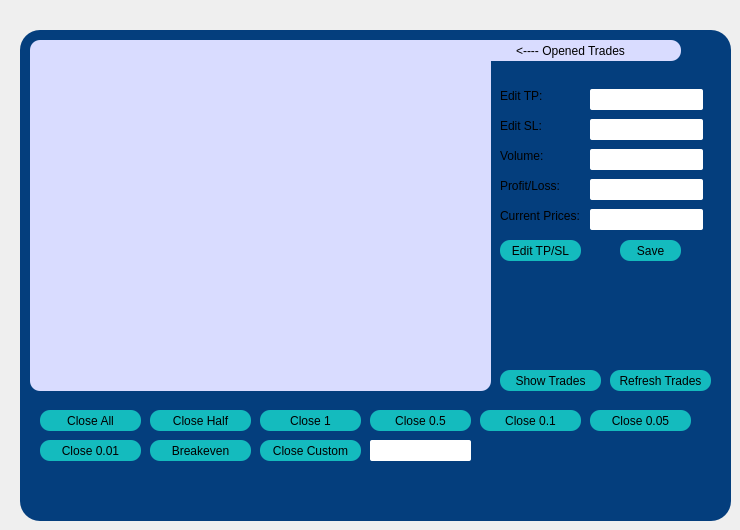
    <widget class="QWidget" name="magickeys">
     <property name="styleSheet">
      <string notr="true">#magickeys{
background-color:rgb(217, 220, 255);
border-radius:10px;
}</string>
     </property>
     <widget class="QWidget" name="magicwidget" native="true">
      <property name="geometry">
       <rect>
        <x>20</x>
        <y>30</y>
        <width>711</width>
        <height>491</height>
       </rect>
      </property>
      <property name="styleSheet">
       <string notr="true">#magicwidget{
background-color:#043e7D;
border-radius:20px;
padding:20px;
border:10px,solid, '#aafffa';
font: 10pt &quot;MV Boli&quot;;
border:2px solid '#14bbbe';}
</string>
      </property>
      <widget class="QPushButton" name="pushButton_14">
       <property name="geometry">
        <rect>
         <x>440</x>
         <y>10</y>
         <width>221</width>
         <height>21</height>
        </rect>
       </property>
       <property name="styleSheet">
        <string notr="true">*{
border-radius: 10px;
	font: 75 12pt &quot;MS Shell Dlg 2&quot;;
background-color:rgb(217, 220, 255);
} 
</string>
       </property>
       <property name="text">
        <string>&lt;---- Opened Trades</string>
       </property>
      </widget>
      <widget class="QLabel" name="label_25">
       <property name="geometry">
        <rect>
         <x>480</x>
         <y>56</y>
         <width>71</width>
         <height>20</height>
        </rect>
       </property>
       <property name="cursor">
        <cursorShape>PointingHandCursor</cursorShape>
       </property>
       <property name="styleSheet">
        <string notr="true">	font: 75 10pt &quot;MS Shell Dlg 2&quot;;
color:'#14bbbe';
</string>
       </property>
       <property name="text">
        <string>Edit TP:</string>
       </property>
      </widget>
      <widget class="QLineEdit" name="tpentry">
       <property name="geometry">
        <rect>
         <x>570</x>
         <y>59</y>
         <width>113</width>
         <height>21</height>
        </rect>
       </property>
       <property name="cursor">
        <cursorShape>PointingHandCursor</cursorShape>
       </property>
       <property name="styleSheet">
        <string notr="true">border-radius:2px;</string>
       </property>
       <property name="text">
        <string/>
       </property>
      </widget>
      <widget class="QLineEdit" name="slentry">
       <property name="geometry">
        <rect>
         <x>570</x>
         <y>89</y>
         <width>113</width>
         <height>21</height>
        </rect>
       </property>
       <property name="cursor">
        <cursorShape>PointingHandCursor</cursorShape>
       </property>
       <property name="styleSheet">
        <string notr="true">border-radius:2px;</string>
       </property>
       <property name="text">
        <string/>
       </property>
      </widget>
      <widget class="QLabel" name="label_26">
       <property name="geometry">
        <rect>
         <x>480</x>
         <y>86</y>
         <width>71</width>
         <height>20</height>
        </rect>
       </property>
       <property name="cursor">
        <cursorShape>PointingHandCursor</cursorShape>
       </property>
       <property name="styleSheet">
        <string notr="true">	font: 75 10pt &quot;MS Shell Dlg 2&quot;;
color:'#14bbbe';
</string>
       </property>
       <property name="text">
        <string>Edit SL:</string>
       </property>
      </widget>
      <widget class="QListWidget" name="tradeslist">
       <property name="geometry">
        <rect>
         <x>10</x>
         <y>10</y>
         <width>461</width>
         <height>351</height>
        </rect>
       </property>
       <property name="cursor" stdset="0">
        <cursorShape>PointingHandCursor</cursorShape>
       </property>
       <property name="styleSheet">
        <string notr="true">#tradeslist{
background-color:rgb(217, 220, 255);
border-radius:10px;
padding:10px;
}</string>
       </property>
       <property name="selectionMode">
        <enum>QAbstractItemView::ExtendedSelection</enum>
       </property>
       <property name="sortingEnabled">
        <bool>false</bool>
       </property>
      </widget>
      <widget class="QLineEdit" name="profitentry">
       <property name="geometry">
        <rect>
         <x>570</x>
         <y>149</y>
         <width>113</width>
         <height>21</height>
        </rect>
       </property>
       <property name="cursor">
        <cursorShape>PointingHandCursor</cursorShape>
       </property>
       <property name="styleSheet">
        <string notr="true">border-radius:2px;</string>
       </property>
       <property name="text">
        <string/>
       </property>
      </widget>
      <widget class="QLabel" name="label_27">
       <property name="geometry">
        <rect>
         <x>480</x>
         <y>146</y>
         <width>71</width>
         <height>20</height>
        </rect>
       </property>
       <property name="cursor">
        <cursorShape>PointingHandCursor</cursorShape>
       </property>
       <property name="styleSheet">
        <string notr="true">	font: 75 10pt &quot;MS Shell Dlg 2&quot;;
color:'#14bbbe';
</string>
       </property>
       <property name="text">
        <string>Profit/Loss:</string>
       </property>
      </widget>
      <widget class="QLabel" name="label_28">
       <property name="geometry">
        <rect>
         <x>480</x>
         <y>116</y>
         <width>71</width>
         <height>20</height>
        </rect>
       </property>
       <property name="cursor">
        <cursorShape>PointingHandCursor</cursorShape>
       </property>
       <property name="styleSheet">
        <string notr="true">	font: 75 10pt &quot;MS Shell Dlg 2&quot;;
color:'#14bbbe';
</string>
       </property>
       <property name="text">
        <string>Volume:</string>
       </property>
      </widget>
      <widget class="QLineEdit" name="volentry">
       <property name="geometry">
        <rect>
         <x>570</x>
         <y>119</y>
         <width>113</width>
         <height>21</height>
        </rect>
       </property>
       <property name="cursor">
        <cursorShape>PointingHandCursor</cursorShape>
       </property>
       <property name="styleSheet">
        <string notr="true">border-radius:2px;</string>
       </property>
       <property name="text">
        <string/>
       </property>
      </widget>
      <widget class="QLineEdit" name="curentry">
       <property name="geometry">
        <rect>
         <x>570</x>
         <y>179</y>
         <width>113</width>
         <height>21</height>
        </rect>
       </property>
       <property name="cursor">
        <cursorShape>PointingHandCursor</cursorShape>
       </property>
       <property name="styleSheet">
        <string notr="true">border-radius:2px;</string>
       </property>
       <property name="text">
        <string/>
       </property>
      </widget>
      <widget class="QLabel" name="label_29">
       <property name="geometry">
        <rect>
         <x>480</x>
         <y>176</y>
         <width>91</width>
         <height>20</height>
        </rect>
       </property>
       <property name="cursor">
        <cursorShape>PointingHandCursor</cursorShape>
       </property>
       <property name="styleSheet">
        <string notr="true">	font: 75 10pt &quot;MS Shell Dlg 2&quot;;
color:'#14bbbe';
</string>
       </property>
       <property name="text">
        <string>Current Prices:</string>
       </property>
      </widget>
      <widget class="QPushButton" name="closeAll">
       <property name="geometry">
        <rect>
         <x>20</x>
         <y>380</y>
         <width>101</width>
         <height>21</height>
        </rect>
       </property>
       <property name="cursor">
        <cursorShape>PointingHandCursor</cursorShape>
       </property>
       <property name="styleSheet">
        <string notr="true">
*{
border-radius: 10px;
background-color:#14bbbe;
	font: 75 10pt &quot;MS Shell Dlg 2&quot;;
} 
*:hover{
                        background: '#aafffa';
                    }</string>
       </property>
       <property name="text">
        <string>Close All</string>
       </property>
      </widget>
      <widget class="QPushButton" name="closeHalf">
       <property name="geometry">
        <rect>
         <x>130</x>
         <y>380</y>
         <width>101</width>
         <height>21</height>
        </rect>
       </property>
       <property name="cursor">
        <cursorShape>PointingHandCursor</cursorShape>
       </property>
       <property name="styleSheet">
        <string notr="true">
*{
border-radius: 10px;
background-color:#14bbbe;
	font: 75 10pt &quot;MS Shell Dlg 2&quot;;
} 
*:hover{
                        background: '#aafffa';
                    }</string>
       </property>
       <property name="text">
        <string>Close Half</string>
       </property>
      </widget>
      <widget class="QPushButton" name="close_ten">
       <property name="geometry">
        <rect>
         <x>460</x>
         <y>380</y>
         <width>101</width>
         <height>21</height>
        </rect>
       </property>
       <property name="cursor">
        <cursorShape>PointingHandCursor</cursorShape>
       </property>
       <property name="styleSheet">
        <string notr="true">
*{
border-radius: 10px;
background-color:#14bbbe;
	font: 75 10pt &quot;MS Shell Dlg 2&quot;;
} 
*:hover{
                        background: '#aafffa';
                    }</string>
       </property>
       <property name="text">
        <string>Close 0.1</string>
       </property>
      </widget>
      <widget class="QPushButton" name="close_fifty">
       <property name="geometry">
        <rect>
         <x>350</x>
         <y>380</y>
         <width>101</width>
         <height>21</height>
        </rect>
       </property>
       <property name="cursor">
        <cursorShape>PointingHandCursor</cursorShape>
       </property>
       <property name="styleSheet">
        <string notr="true">
*{
border-radius: 10px;
background-color:#14bbbe;
	font: 75 10pt &quot;MS Shell Dlg 2&quot;;
} 
*:hover{
                        background: '#aafffa';
                    }</string>
       </property>
       <property name="text">
        <string>Close 0.5</string>
       </property>
      </widget>
      <widget class="QPushButton" name="closeLot">
       <property name="geometry">
        <rect>
         <x>240</x>
         <y>380</y>
         <width>101</width>
         <height>21</height>
        </rect>
       </property>
       <property name="cursor">
        <cursorShape>PointingHandCursor</cursorShape>
       </property>
       <property name="styleSheet">
        <string notr="true">
*{
border-radius: 10px;
background-color:#14bbbe;
	font: 75 10pt &quot;MS Shell Dlg 2&quot;;
} 
*:hover{
                        background: '#aafffa';
                    }</string>
       </property>
       <property name="text">
        <string>Close 1</string>
       </property>
      </widget>
      <widget class="QPushButton" name="close_customlot">
       <property name="geometry">
        <rect>
         <x>240</x>
         <y>410</y>
         <width>101</width>
         <height>21</height>
        </rect>
       </property>
       <property name="cursor">
        <cursorShape>PointingHandCursor</cursorShape>
       </property>
       <property name="styleSheet">
        <string notr="true">
*{
border-radius: 10px;
background-color:#14bbbe;
	font: 75 10pt &quot;MS Shell Dlg 2&quot;;
} 
*:hover{
                        background: '#aafffa';
                    }</string>
       </property>
       <property name="text">
        <string>Close Custom</string>
       </property>
      </widget>
      <widget class="QPushButton" name="breakeven">
       <property name="geometry">
        <rect>
         <x>130</x>
         <y>410</y>
         <width>101</width>
         <height>21</height>
        </rect>
       </property>
       <property name="cursor">
        <cursorShape>PointingHandCursor</cursorShape>
       </property>
       <property name="styleSheet">
        <string notr="true">
*{
border-radius: 10px;
background-color:#14bbbe;
	font: 75 10pt &quot;MS Shell Dlg 2&quot;;
} 
*:hover{
                        background: '#aafffa';
                    }</string>
       </property>
       <property name="text">
        <string>Breakeven</string>
       </property>
      </widget>
      <widget class="QPushButton" name="close_one">
       <property name="geometry">
        <rect>
         <x>20</x>
         <y>410</y>
         <width>101</width>
         <height>21</height>
        </rect>
       </property>
       <property name="cursor">
        <cursorShape>PointingHandCursor</cursorShape>
       </property>
       <property name="styleSheet">
        <string notr="true">
*{
border-radius: 10px;
background-color:#14bbbe;
	font: 75 10pt &quot;MS Shell Dlg 2&quot;;
} 
*:hover{
                        background: '#aafffa';
                    }</string>
       </property>
       <property name="text">
        <string>Close 0.01</string>
       </property>
      </widget>
      <widget class="QLineEdit" name="customEntry">
       <property name="geometry">
        <rect>
         <x>350</x>
         <y>410</y>
         <width>101</width>
         <height>21</height>
        </rect>
       </property>
       <property name="cursor">
        <cursorShape>PointingHandCursor</cursorShape>
       </property>
       <property name="styleSheet">
        <string notr="true">border-radius:2px;</string>
       </property>
       <property name="text">
        <string/>
       </property>
      </widget>
      <widget class="QPushButton" name="showtrades">
       <property name="geometry">
        <rect>
         <x>480</x>
         <y>340</y>
         <width>101</width>
         <height>21</height>
        </rect>
       </property>
       <property name="cursor">
        <cursorShape>PointingHandCursor</cursorShape>
       </property>
       <property name="styleSheet">
        <string notr="true">
*{
border-radius: 10px;
background-color:#14bbbe;
	font: 75 10pt &quot;MS Shell Dlg 2&quot;;
} 
*:hover{
                        background: '#aafffa';
                    }</string>
       </property>
       <property name="text">
        <string>Show Trades</string>
       </property>
      </widget>
      <widget class="QPushButton" name="refreshtrades">
       <property name="geometry">
        <rect>
         <x>590</x>
         <y>340</y>
         <width>101</width>
         <height>21</height>
        </rect>
       </property>
       <property name="cursor">
        <cursorShape>PointingHandCursor</cursorShape>
       </property>
       <property name="styleSheet">
        <string notr="true">
*{
border-radius: 10px;
background-color:#14bbbe;
	font: 75 10pt &quot;MS Shell Dlg 2&quot;;
} 
*:hover{
                        background: '#aafffa';
                    }</string>
       </property>
       <property name="text">
        <string>Refresh Trades</string>
       </property>
      </widget>
      <widget class="QPushButton" name="editTPsl">
       <property name="geometry">
        <rect>
         <x>480</x>
         <y>210</y>
         <width>81</width>
         <height>21</height>
        </rect>
       </property>
       <property name="cursor">
        <cursorShape>PointingHandCursor</cursorShape>
       </property>
       <property name="styleSheet">
        <string notr="true">
*{
border-radius: 10px;
background-color:#14bbbe;
	font: 75 10pt &quot;MS Shell Dlg 2&quot;;
} 
*:hover{
                        background: '#aafffa';
                    }</string>
       </property>
       <property name="text">
        <string>Edit TP/SL</string>
       </property>
      </widget>
      <widget class="QPushButton" name="saveTPsl">
       <property name="geometry">
        <rect>
         <x>600</x>
         <y>210</y>
         <width>61</width>
         <height>21</height>
        </rect>
       </property>
       <property name="cursor">
        <cursorShape>PointingHandCursor</cursorShape>
       </property>
       <property name="styleSheet">
        <string notr="true">
*{
border-radius: 10px;
background-color:#14bbbe;
	font: 75 10pt &quot;MS Shell Dlg 2&quot;;
} 
*:hover{
                        background: '#aafffa';
                    }</string>
       </property>
       <property name="text">
        <string>Save</string>
       </property>
      </widget>
      <widget class="QPushButton" name="close_five">
       <property name="geometry">
        <rect>
         <x>570</x>
         <y>380</y>
         <width>101</width>
         <height>21</height>
        </rect>
       </property>
       <property name="cursor">
        <cursorShape>PointingHandCursor</cursorShape>
       </property>
       <property name="styleSheet">
        <string notr="true">
*{
border-radius: 10px;
background-color:#14bbbe;
	font: 75 10pt &quot;MS Shell Dlg 2&quot;;
} 
*:hover{
                        background: '#aafffa';
                    }</string>
       </property>
       <property name="text">
        <string>Close 0.05</string>
       </property>
      </widget>
      <widget class="QLabel" name="magic_errors">
       <property name="geometry">
        <rect>
         <x>480</x>
         <y>280</y>
         <width>201</width>
         <height>31</height>
        </rect>
       </property>
       <property name="styleSheet">
        <string notr="true">font: 10pt &quot;MS Shell Dlg 2&quot;;
color: rgb(255, 0, 0);</string>
       </property>
       <property name="text">
        <string/>
       </property>
      </widget>
     </widget>
    </widget>
